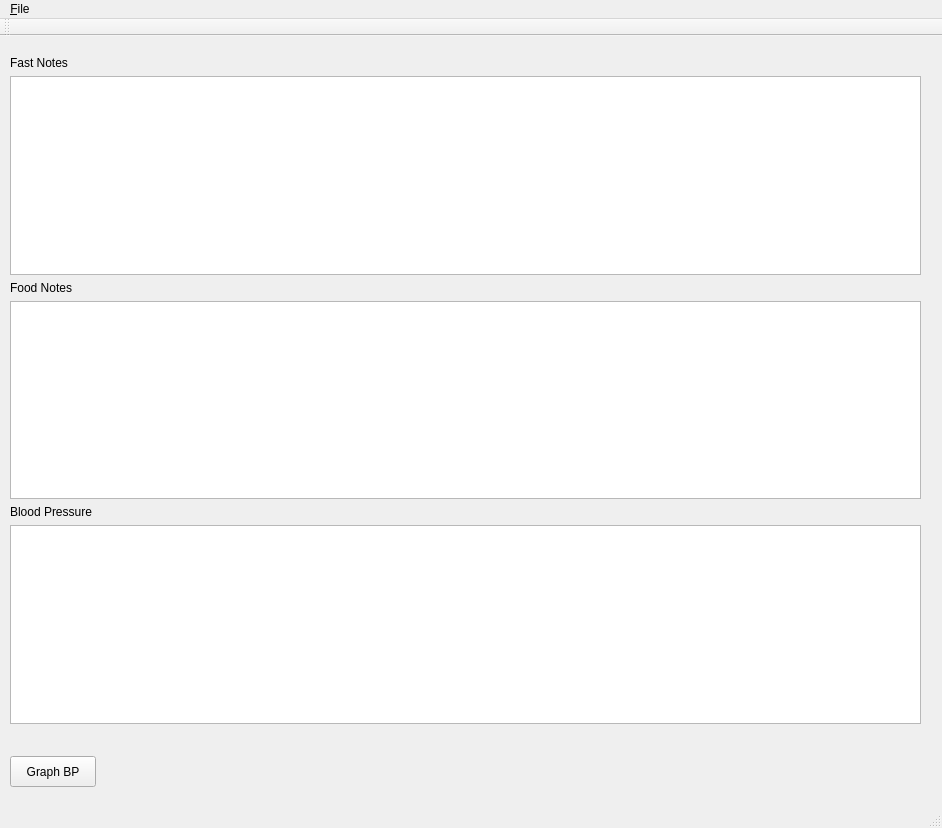
<?xml version="1.0" encoding="UTF-8"?>
<ui version="4.0">
 <class>ShowTables</class>
 <widget class="QMainWindow" name="ShowTables">
  <property name="geometry">
   <rect>
    <x>0</x>
    <y>0</y>
    <width>942</width>
    <height>828</height>
   </rect>
  </property>
  <property name="sizePolicy">
   <sizepolicy hsizetype="Expanding" vsizetype="Expanding">
    <horstretch>0</horstretch>
    <verstretch>1</verstretch>
   </sizepolicy>
  </property>
  <property name="windowTitle">
   <string>Tables</string>
  </property>
  <widget class="QWidget" name="centralwidget">
   <property name="sizePolicy">
    <sizepolicy hsizetype="Expanding" vsizetype="Expanding">
     <horstretch>0</horstretch>
     <verstretch>0</verstretch>
    </sizepolicy>
   </property>
   <widget class="QSplitter" name="splitter">
    <property name="geometry">
     <rect>
      <x>10</x>
      <y>720</y>
      <width>86</width>
      <height>31</height>
     </rect>
    </property>
    <property name="orientation">
     <enum>Qt::Horizontal</enum>
    </property>
    <widget class="QPushButton" name="btnGraphbp">
     <property name="text">
      <string>Graph BP</string>
     </property>
    </widget>
   </widget>
   <widget class="QWidget" name="">
    <property name="geometry">
     <rect>
      <x>10</x>
      <y>20</y>
      <width>911</width>
      <height>668</height>
     </rect>
    </property>
    <layout class="QVBoxLayout" name="verticalLayout">
     <item>
      <widget class="QLabel" name="lblFast">
       <property name="text">
        <string>Fast Notes</string>
       </property>
      </widget>
     </item>
     <item>
      <widget class="QTableView" name="tblVfast">
       <property name="sizePolicy">
        <sizepolicy hsizetype="Expanding" vsizetype="Expanding">
         <horstretch>0</horstretch>
         <verstretch>24</verstretch>
        </sizepolicy>
       </property>
       <property name="minimumSize">
        <size>
         <width>100</width>
         <height>0</height>
        </size>
       </property>
       <property name="lineWidth">
        <number>2</number>
       </property>
       <property name="horizontalScrollMode">
        <enum>QAbstractItemView::ScrollPerItem</enum>
       </property>
      </widget>
     </item>
     <item>
      <widget class="QLabel" name="lblFood">
       <property name="text">
        <string>Food Notes</string>
       </property>
      </widget>
     </item>
     <item>
      <widget class="QTableView" name="tblVfood">
       <property name="sizePolicy">
        <sizepolicy hsizetype="Expanding" vsizetype="Expanding">
         <horstretch>0</horstretch>
         <verstretch>24</verstretch>
        </sizepolicy>
       </property>
       <property name="minimumSize">
        <size>
         <width>100</width>
         <height>0</height>
        </size>
       </property>
       <property name="lineWidth">
        <number>2</number>
       </property>
       <property name="horizontalScrollMode">
        <enum>QAbstractItemView::ScrollPerItem</enum>
       </property>
      </widget>
     </item>
     <item>
      <widget class="QLabel" name="lblBp">
       <property name="text">
        <string>Blood Pressure</string>
       </property>
      </widget>
     </item>
     <item>
      <widget class="QTableView" name="tblVbp">
       <property name="sizePolicy">
        <sizepolicy hsizetype="Expanding" vsizetype="Expanding">
         <horstretch>0</horstretch>
         <verstretch>24</verstretch>
        </sizepolicy>
       </property>
       <property name="minimumSize">
        <size>
         <width>100</width>
         <height>0</height>
        </size>
       </property>
       <property name="lineWidth">
        <number>2</number>
       </property>
       <property name="horizontalScrollMode">
        <enum>QAbstractItemView::ScrollPerItem</enum>
       </property>
      </widget>
     </item>
    </layout>
   </widget>
  </widget>
  <widget class="QMenuBar" name="menubar">
   <property name="geometry">
    <rect>
     <x>0</x>
     <y>0</y>
     <width>942</width>
     <height>31</height>
    </rect>
   </property>
   <widget class="QMenu" name="menu_File">
    <property name="title">
     <string>&amp;File</string>
    </property>
    <addaction name="actionExit"/>
   </widget>
   <addaction name="menu_File"/>
  </widget>
  <widget class="QStatusBar" name="statusbar"/>
  <widget class="QToolBar" name="toolBar">
   <property name="windowTitle">
    <string>toolBar</string>
   </property>
   <attribute name="toolBarArea">
    <enum>TopToolBarArea</enum>
   </attribute>
   <attribute name="toolBarBreak">
    <bool>false</bool>
   </attribute>
  </widget>
  <action name="actionExit">
   <property name="text">
    <string>Exit</string>
   </property>
  </action>
 </widget>
 <resources/>
 <connections/>
</ui>
